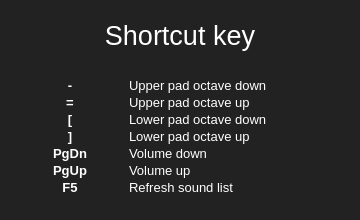
<?xml version="1.0" encoding="UTF-8"?>
<ui version="4.0">
 <class>ShortcutDialog</class>
 <widget class="QDialog" name="ShortcutDialog">
  <property name="geometry">
   <rect>
    <x>0</x>
    <y>0</y>
    <width>360</width>
    <height>220</height>
   </rect>
  </property>
  <property name="minimumSize">
   <size>
    <width>360</width>
    <height>220</height>
   </size>
  </property>
  <property name="maximumSize">
   <size>
    <width>360</width>
    <height>220</height>
   </size>
  </property>
  <property name="windowTitle">
   <string>C Piano</string>
  </property>
  <property name="windowIcon">
   <iconset resource="resources.qrc">
    <normaloff>:/images/icon.png</normaloff>:/images/icon.png</iconset>
  </property>
  <property name="styleSheet">
   <string notr="true">background-color: #222; color: white; font-size: 10pt;</string>
  </property>
  <property name="locale">
   <locale language="English" country="UnitedStates"/>
  </property>
  <layout class="QVBoxLayout" name="verticalLayout" stretch="1,3">
   <item>
    <widget class="QLabel" name="label_2">
     <property name="font">
      <font>
       <pointsize>20</pointsize>
      </font>
     </property>
     <property name="styleSheet">
      <string notr="true">font-size: 20pt;</string>
     </property>
     <property name="text">
      <string>Shortcut key</string>
     </property>
     <property name="alignment">
      <set>Qt::AlignCenter</set>
     </property>
    </widget>
   </item>
   <item>
    <widget class="QLabel" name="label">
     <property name="text">
      <string>&lt;table width=&quot;100%&quot;&gt;
&lt;tr&gt;
&lt;td align=&quot;center&quot; style=&quot;font-weight: bold;&quot;&gt;-&lt;/td&gt;
&lt;td&gt;Upper pad octave down&lt;/td&gt;
&lt;/tr&gt;
&lt;tr&gt;
&lt;td align=&quot;center&quot; style=&quot;font-weight: bold;&quot;&gt;=&lt;/td&gt;
&lt;td&gt;Upper pad octave up&lt;/td&gt;
&lt;/tr&gt;
&lt;tr&gt;
&lt;td align=&quot;center&quot; style=&quot;font-weight: bold;&quot;&gt;[&lt;/td&gt;
&lt;td&gt;Lower pad octave down&lt;/td&gt;
&lt;/tr&gt;
&lt;tr&gt;
&lt;td align=&quot;center&quot; style=&quot;font-weight: bold;&quot;&gt;]&lt;/td&gt;
&lt;td&gt;Lower pad octave up&lt;/td&gt;
&lt;/tr&gt;
&lt;tr&gt;
&lt;td align=&quot;center&quot; style=&quot;font-weight: bold;&quot;&gt;PgDn&lt;/td&gt;
&lt;td&gt;Volume down&lt;/td&gt;
&lt;/tr&gt;
&lt;tr&gt;
&lt;td align=&quot;center&quot; style=&quot;font-weight: bold;&quot;&gt;PgUp&lt;/td&gt;
&lt;td&gt;Volume up&lt;/td&gt;
&lt;/tr&gt;
&lt;tr&gt;
&lt;td align=&quot;center&quot; style=&quot;font-weight: bold;&quot;&gt;F5&lt;/td&gt;
&lt;td&gt;Refresh sound list&lt;/td&gt;
&lt;/tr&gt;
&lt;/table&gt;</string>
     </property>
    </widget>
   </item>
  </layout>
 </widget>
 <resources>
  <include location="resources.qrc"/>
 </resources>
 <connections/>
</ui>
